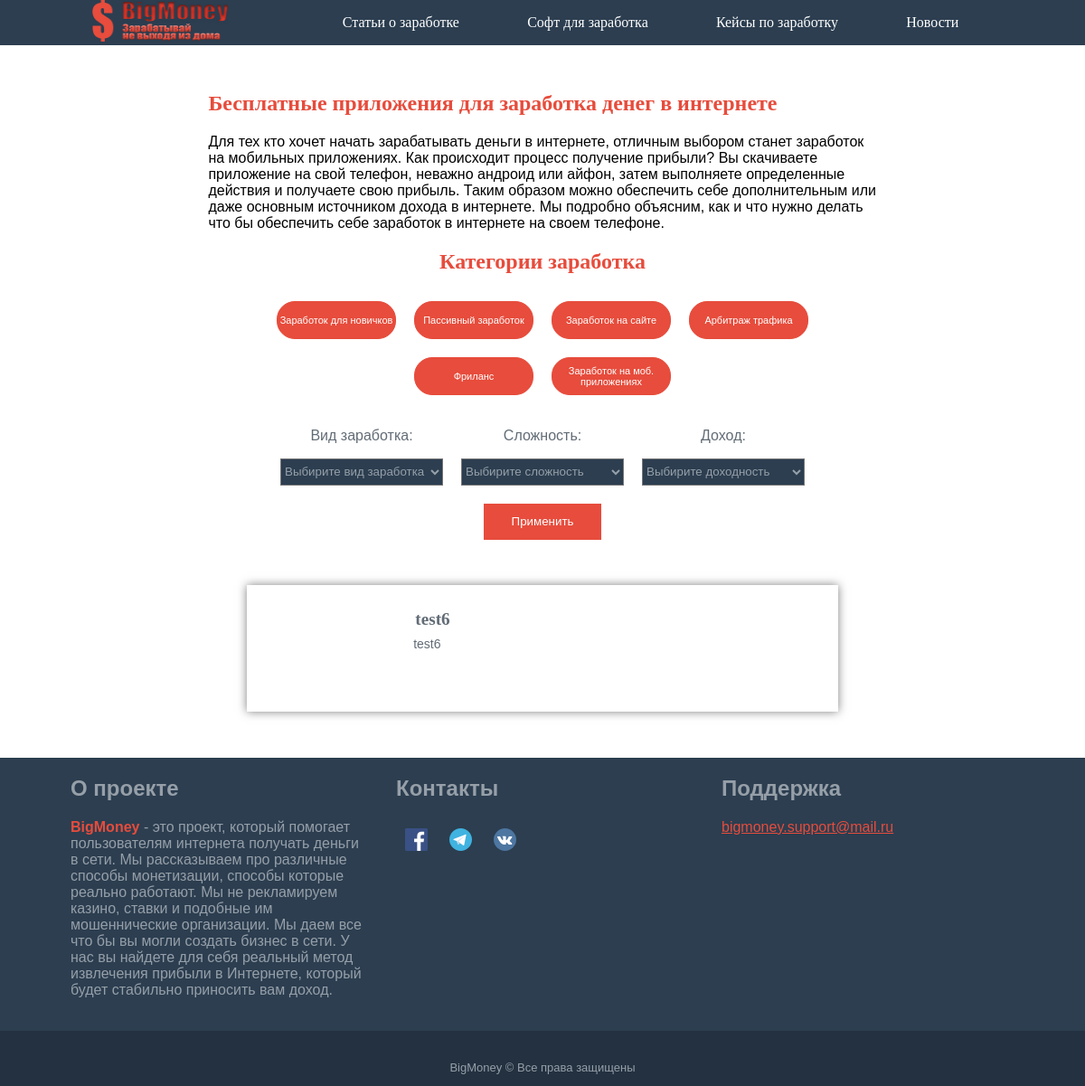
/post/mobilnye-prilozheniya/index.php, run on an earlier commit of the app's database.
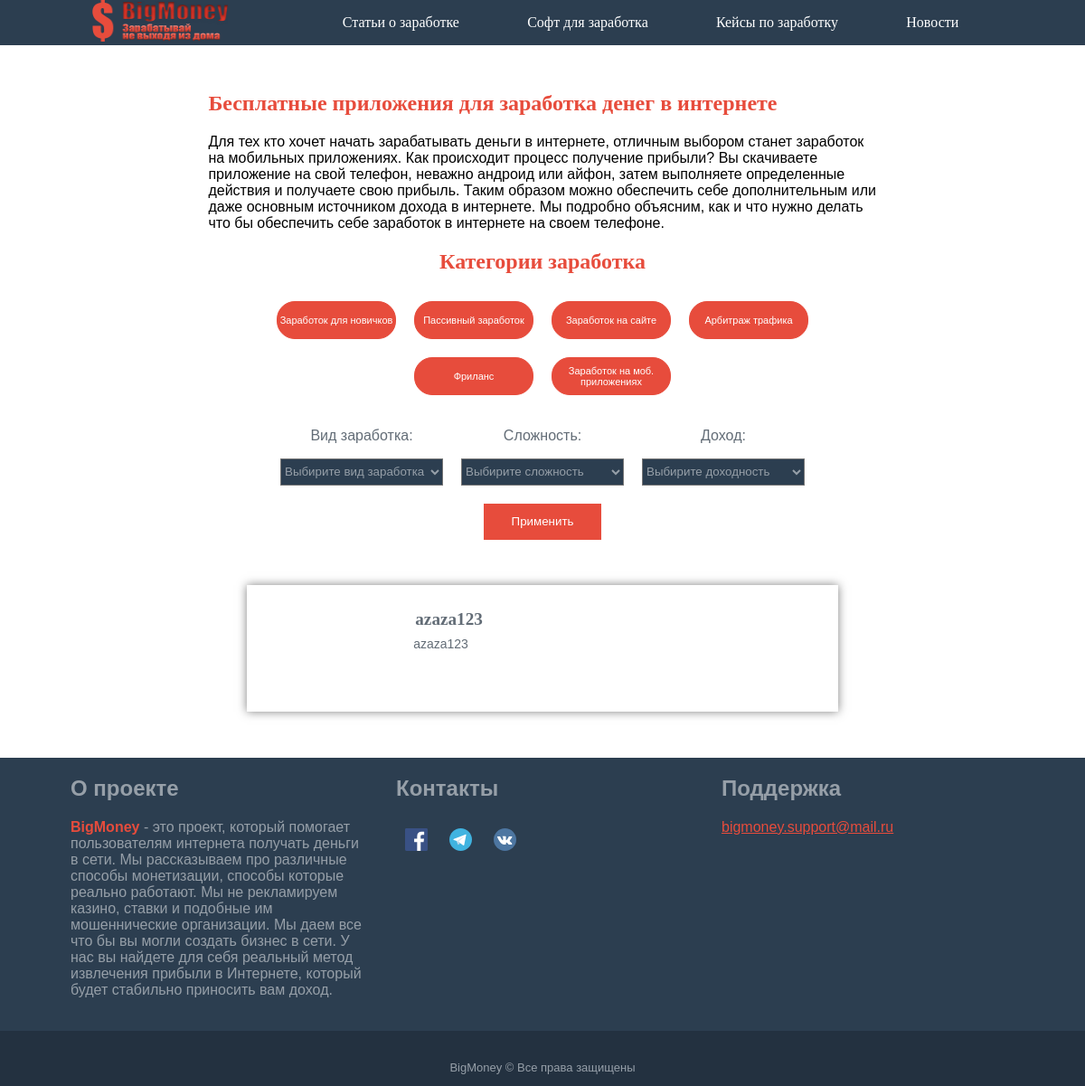
And on a later commit of the database.
### tables this page shows
CREATE TABLE `post` (
  `id` int(11) NOT NULL,
  `name` varchar(64) NOT NULL,
  `title-braus` varchar(70) DEFAULT NULL,
  `description-braus` varchar(140) DEFAULT NULL,
  `title-katalog` varchar(60) NOT NULL,
  `description-katalog` varchar(120) NOT NULL,
  `one-title-page` varchar(56) DEFAULT NULL,
  `two-title-page` varchar(56) DEFAULT NULL,
  `one-text` text,
  `two-text` text,
  `image` text,
  `linkPartner` text,
  `plus` text,
  `minus` text,
  `money-level` varchar(56) DEFAULT NULL,
  `hard-level` varchar(56) DEFAULT NULL,
  `date` date DEFAULT NULL,
  `coments` text,
  `site` varchar(16) DEFAULT NULL,
  `freelance` varchar(16) DEFAULT NULL,
  `arbit` varchar(16) DEFAULT NULL,
  `type` varchar(56) DEFAULT NULL,
  `newUser` varchar(16) DEFAULT NULL,
  `passiv` varchar(16) DEFAULT NULL,
  `mob` varchar(16) DEFAULT NULL
);

### src/post/mobilnye-prilozheniya/index.php (the view, shortened to what the changed rows need)
<!DOCTYPE html>
<html>
<head>
	<link rel="stylesheet" type="text/css" href="../css/style.css">
	<link rel="stylesheet" type="text/css" href="../css/modification.css">
</head>
<body>
<form method="POST" action=<?php echo $_SERVER['PHP_SELF'];?> enctype="multipart/form-data">
	<section class="container">
		<div class="text katalog-text">
			<h1 class="text__title">Бесплатные приложения для заработка денег в интернете</h1>
		</div>
		<center>
		<div class="categories">
			<h2 class="categories__title">Категории заработка</h2>
		</div>
		<div class="content">
			<?php
				$conect = mysqli_connect('localhost','root','','posting');
				if(isset($_POST['go'])){
				$hard= mysqli_real_escape_string($conect, trim($_POST['hard']));
				$money= mysqli_real_escape_string($conect, trim($_POST['money']));
				$type = mysqli_real_escape_string($conect, trim($_POST['type']));
				$state = mysqli_query($conect,"SELECT `name`, `image`, `title-katalog`, `description-katalog`, `money-level`, `hard-level`, `type` FROM `post` WHERE `mob` = 'on'");
					while ($result_state  = mysqli_fetch_array($state)){
						$img = str_replace("/post","",$result_state['image']);
						if(($result_state['type'] == $type && $hard == 'Выбирите сложность' && $money == 'Выбирите доходность') || ($result_state['type'] == $type && $hard == $result_state['hard-level'] && $money == $result_state['money-level']) || ($result_state['type'] == $type && $hard == $result_state['hard-level']) || ($result_state['type'] == $type && $money == $result_state['money-level']) || ($type == 'Выбирите вид заработка' && $hard == $result_state['hard-level'] && $money == 'Выбирите доходность') || ($type == 'Выбирите вид заработка' && $hard == $result_state['hard-level'] && $money == $result_state['money-level']) || ($type == 'Выбирите вид заработка' && $hard == 'Выбирите сложность' && $money == $result_state['money-level']) ){
							echo
								'<a href="./'.$result_state['name'].'.php">
								<div class="content__element">
									<div class="content__img" id="imag" style="background-image:url(.'.$img.')"></div>
										<div class="content__text">
											<h2 class="content__title">'.$result_state['title-katalog'].'</h2>
											<p class="content__descript">'.$result_state['description-katalog'].'</p>
										</div>
									</div>
									</a>';
						}if($money == 'Выбирите доходность' && $hard == 'Выбирите сложность' && $type == 'Выбирите вид заработка'){
							echo
								'<a href="./'.$result_state['name'].'.php">
								<div class="content__element">
									<div class="content__img" style="background-image:url(.'.$img.')"></div>
									<div class="content__text">
										<h2 class="content__title">'.$result_state['title-katalog'].'</h2>
										<p class="content__descript">'.$result_state['description-katalog'].'</p>
									</div>
								</div>
								</a>';
						}
					}
				}else{
					$state = mysqli_query($conect,"SELECT `name`, `image`, `title-katalog`, `description-katalog`, `money-level`, `hard-level`, `type` FROM `post` WHERE `mob` = 'on'");
					while ($result_state  = mysqli_fetch_array($state)){
					$img = str_replace("/post","",$result_state['image']);
					echo
						'<a href="./'.$result_state['name'].'.php">
						<div class="content__element">
							<div class="content__img" style="background-image:url(.'.$img.')"></div>
							<div class="content__text">
								<h2 class="content__title">'.$result_state['title-katalog'].'</h2>
								<p class="content__descript">'.$result_state['description-katalog'].'</p>
							</div>
						</div>
						</a>';
					}
				}
			?>
		</div>
		</center>
	</section>
	<footer class="footer">
		<div class="footer__center">
			<div class = "footer__element">
				<h2 class="footer__text">О проекте</h2>
			</div>
			<div class = "footer__element">
				<h2 class="footer__text">Контакты</h2>
			</div>
			<div class = "footer__element">
				<h2 class="footer__text">Поддержка</h2>
			</div>
		</div>
	</footer>
</form>
</body>
</html>

What changed in the data, as far as the page shows it:
removed post: value "test6"
added post: value "azaza123"
